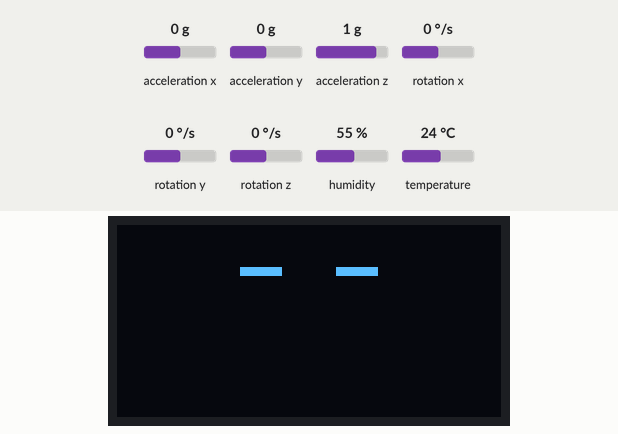
This program was run on a simulated Raspberry Pi Pico running MicroPython. On the bench: 128×64 one-colour display. Wiring (from the project's diagram.json): DHT22 sensor on GP4. The inputs (shaded band) are chosen by the test bench; at power-on: acceleration x 0 g, acceleration y 0 g, acceleration z 1 g, rotation x 0 °/s, rotation y 0 °/s, rotation z 0 °/s, humidity 55 %, temperature 24 °C. Random numbers come from a fixed seed; library files of the repository ran but are not shown: ssd1306.py; what the program prints to the serial console is not drawn.

Above: at 0.6 s.
At 1.5 s:
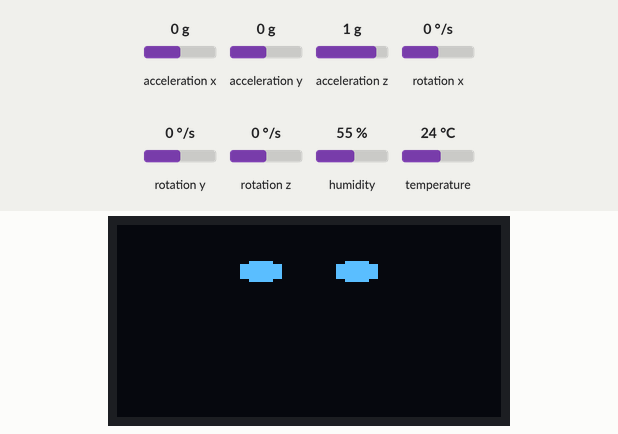
At 2.16 s:
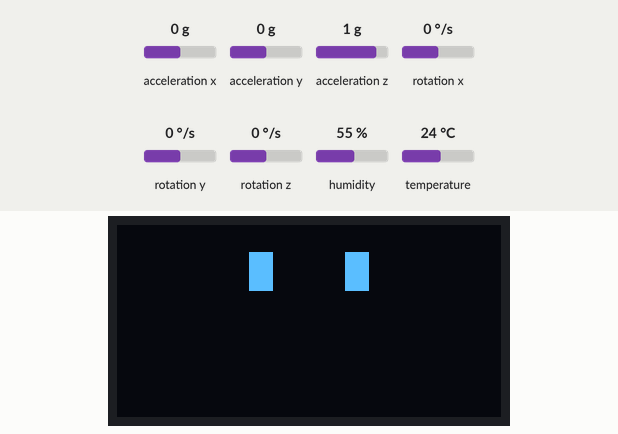
At 39.48 s:
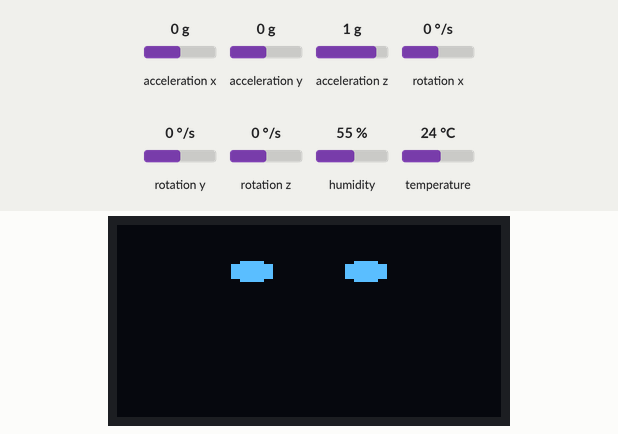

The program:

main.py
```python
# DHT22: Combo temp and humidity sensor
# DS18B20: Temp sensor
# SSD1306: OLED Screen
# LED-BAR-GRAPH: Led bar graph
# Buzzer: Buzzer
# MPU6050: Accelerometer
# PinOut: https://www.raspberrypi.com/documentation/microcontrollers/images/picow-pinout.svg
# https://codepen.io/KjeldSchmidt/pen/KaRPzX

# Animation Imports
from machine import Pin, I2C
from ssd1306 import SSD1306_I2C
import framebuf, time, random
from animations import *
import accel

# Time Imports
import network
import urequests

# Temp imports
from dht import DHT22

tempSensor = DHT22(4)

# TIME
# Connect to network
wlan = network.WLAN(network.STA_IF)
wlan.active(True)

# Fill in your network name (ssid) and password here:
ssid = ''
password = ''
# wlan.connect(ssid, password)

# Animation setup
STATE = "a" # A for awake, S for asleep FIX THIS WHEN YOU SUBMIT IT
WIDTH = 128
HEIGHT= 64
i2c = I2C(0, scl=Pin(17), sda=Pin(16), freq=400000) # 8, 9 are the default values
oled = SSD1306_I2C(WIDTH, HEIGHT, i2c)

# Accelerometer Setup
i2c2 = I2C(1, sda=Pin(10), scl=Pin(11))

# Gonna keep this for debugging
year = 2024
month = 8
date = 7
hour = 7
minute = 59
second = 30

# SLEEP_MINUTE = random.randint(0,30)
# WAKE_MINUTE = random.randint(0,30)
# JUST FOR TESTING
SLEEP_MINUTE = 0
WAKE_MINUTE = 0

# Helper Functions
def getTime(testing=False):
    if not testing:
        url = "https://timeapi.io/api/Time/current/zone?timeZone=Australia/ACT"
        r = urequests.get("http://www.google.com").json()
        year = r["year"]
        month = r["month"]
        date = r["day"]
        hour = r["hour"]
        minute = r["minute"]
        second = r["seconds"]
    else:
        year = 2024
        month = 8
        date = 7
        hour = 7
        minute = 59
        second = 30
    return year, month, date, hour, minute, second

def displayImage(img, sizeX, sizeY):
    oled.fill(0)
    fb = framebuf.FrameBuffer(img, sizeX, sizeY, framebuf.MONO_HLSB) # This means monochrome
    oled.blit(fb, int((WIDTH-sizeX)/2), 0)
    oled.show()

def displayAnimation(stages, sizeX, sizeY, speed=0.01):
    for i in stages:
        time.sleep(speed)
        displayImage(i, sizeX, sizeY)

def getTemp():
    try:
        tempSensor.measure()
        temp = tempSensor.temperature()
        humidity = tempSensor.humidity()
    except Exception as e:
        print("Toundi", e)
        temp, humidity = -1
    return temp, humidity

def checkPickupFall():
    gs = accel.mpu6050_get_accel(i2c2)
    rot = accel.mpu6050_get_gyro(i2c2)
    xg = gs[0]
    yg = gs[1]
    zg = gs[2]
    xrot = rot[0]
    yrot = rot[1]
    zrot = rot[2]
    if zg > 1: # Sudden pick up
        return "panic"
    elif xg > 1 or yg > 1: # Sudden shake
        return "shake"
    elif zrot > 0.5 or zrot < 0.5: # Fallen down
        return "panic"
    else:
        return "NA"

# State functions
def awake(temp, humidity):
    displayImage(EYES, 64, 64)
    if random.randint(0, 100) > 80: # This number works quite well
        displayAnimation(BLINK, 64, 64)
    elif random.randint(0, 100) > 95: # Checking for cold
        if temp < 15:
            for i in range(15):
                displayAnimation(SHIVERING, 64, 64)

def sleep_transition():
    time.sleep(0.5)
    displayImage(SWITCH_TO_SLEEP[0], 64, 64)
    time.sleep(0.5)
    displayImage(SWITCH_TO_SLEEP[1], 64, 64)
    time.sleep(0.2)
    displayImage(SWITCH_TO_SLEEP[2], 64, 64)
    time.sleep(0.1)
    displayImage(SWITCH_TO_SLEEP[3], 64, 64)
    time.sleep(0.3)
    displayImage(SWITCH_TO_SLEEP[4], 64, 64)

def awake_transition():
    time.sleep(0.5)
    displayImage(SWITCH_TO_SLEEP[4], 64, 64)
    time.sleep(0.5)
    displayImage(SWITCH_TO_SLEEP[3], 64, 64)
    time.sleep(0.2)
    displayImage(SWITCH_TO_SLEEP[2], 64, 64)
    time.sleep(0.1)
    displayImage(SWITCH_TO_SLEEP[1], 64, 64)
    time.sleep(0.3)
    displayImage(SWITCH_TO_SLEEP[0], 64, 64)

def sleep():
    displayAnimation(SLEEP, 64, 64, 0.3)

def panic():
    displayAnimation(SHIVERING, 64, 64) # The same animation will work

def managePickupFall():
    stage = checkPickupFall()
    if stage == "NA": # This is first cuz this is gonna be the case most of the time
        return
    elif stage == "panic":
        panic()
    elif stage == "shake":
        dizzy()

oled.fill(0) # CLEAR SCREEN
accel.mpu6050_init(i2c2)
awake_transition()
while True:
    print("Accelerometer:\t", accel.mpu6050_get_accel(i2c2), "g") #Print Accelerometer values (X,Y,Z)
    print("Gyroscope:\t", accel.mpu6050_get_gyro(i2c2), "°/s") #Print Gyroscope values (X,Y,Z)
    temp, humidity = getTemp()
    year, month, date, hour, minute, second = getTime(True)
    if hour >= 22 and minute >= SLEEP_MINUTE: # Sleep!
        if STATE == "a": # Just slept
            sleep_transition()
            WAKE_MINUTE = random.randint(0,30)
            STATE = "s"
        sleep()
    elif hour >= 7 and minute >= WAKE_MINUTE: # Awake!
        if STATE == "s": # Just woke up
            awake_transition()
            SLEEP_MINUTE = random.randint(0,30)
            state = "a"
        awake(temp, humidity)
    else:
        sleep() # Edge case
        STATE = "s"

    managePickupFall()
```

accel.py
```python
#import PIN and I2C from machine library
from machine import Pin, I2C

#Define I2C bus
i2c = I2C(0, sda=Pin(0), scl=Pin(1))

#Device address on the I2C bus
MPU6050_ADDR = 0x68

#PWR_MGMT_1 memory address
MPU6050_PWR_MGMT_1 = 0x6B

#Accelerometer and Gyroscope's high and low register for each axis
MPU6050_ACCEL_XOUT_H = 0x3B
MPU6050_ACCEL_XOUT_L = 0x3C
MPU6050_ACCEL_YOUT_H = 0x3D
MPU6050_ACCEL_YOUT_L = 0x3E
MPU6050_ACCEL_ZOUT_H = 0x3F
MPU6050_ACCEL_ZOUT_L = 0x40
MPU6050_GYRO_XOUT_H = 0x43
MPU6050_GYRO_XOUT_L = 0x44
MPU6050_GYRO_YOUT_H = 0x45
MPU6050_GYRO_YOUT_L = 0x46
MPU6050_GYRO_ZOUT_H = 0x47
MPU6050_GYRO_ZOUT_L = 0x48

#Accelerometer's LSB/g (least significant bits per gravitational force) sensitivity
MPU6050_LSBG = 16384.0

#Gyroscope's LSB/g sensitivity
MPU6050_LSBDS = 131.0


#Set all bits in the PWR_MGMT_1 register to 0
def mpu6050_init(i2c):
    i2c.writeto_mem(MPU6050_ADDR, MPU6050_PWR_MGMT_1, bytes([0]))


def combine_register_values(h, l):
    if not h[0] & 0x80:
        return h[0] << 8 | l[0]
    return -((h[0] ^ 255) << 8) |  (l[0] ^ 255) + 1


#Get Accelerometer values
def mpu6050_get_accel(i2c):
    accel_x_h = i2c.readfrom_mem(MPU6050_ADDR, MPU6050_ACCEL_XOUT_H, 1)
    accel_x_l = i2c.readfrom_mem(MPU6050_ADDR, MPU6050_ACCEL_XOUT_L, 1)
    accel_y_h = i2c.readfrom_mem(MPU6050_ADDR, MPU6050_ACCEL_YOUT_H, 1)
    accel_y_l = i2c.readfrom_mem(MPU6050_ADDR, MPU6050_ACCEL_YOUT_L, 1)
    accel_z_h = i2c.readfrom_mem(MPU6050_ADDR, MPU6050_ACCEL_ZOUT_H, 1)
    accel_z_l = i2c.readfrom_mem(MPU6050_ADDR, MPU6050_ACCEL_ZOUT_L, 1)

    return [combine_register_values(accel_x_h, accel_x_l) / MPU6050_LSBG,
            combine_register_values(accel_y_h, accel_y_l) / MPU6050_LSBG,
            combine_register_values(accel_z_h, accel_z_l) / MPU6050_LSBG]


#Get Gyroscope values
def mpu6050_get_gyro(i2c):
    gyro_x_h = i2c.readfrom_mem(MPU6050_ADDR, MPU6050_GYRO_XOUT_H, 1)
    gyro_x_l = i2c.readfrom_mem(MPU6050_ADDR, MPU6050_GYRO_XOUT_L, 1)
    gyro_y_h = i2c.readfrom_mem(MPU6050_ADDR, MPU6050_GYRO_YOUT_H, 1)
    gyro_y_l = i2c.readfrom_mem(MPU6050_ADDR, MPU6050_GYRO_YOUT_L, 1)
    gyro_z_h = i2c.readfrom_mem(MPU6050_ADDR, MPU6050_GYRO_ZOUT_H, 1)
    gyro_z_l = i2c.readfrom_mem(MPU6050_ADDR, MPU6050_GYRO_ZOUT_L, 1)

    return [combine_register_values(gyro_x_h, gyro_x_l) / MPU6050_LSBDS,
            combine_register_values(gyro_y_h, gyro_y_l) / MPU6050_LSBDS,
            combine_register_values(gyro_z_h, gyro_z_l) / MPU6050_LSBDS]


if __name__ == "__main__":
    i2c = I2C(0, sda=Pin(0), scl=Pin(1))
    mpu6050_init(i2c)

    while True:
        print("Accelerometer:\t", mpu6050_get_accel(i2c), "g") #Print Accelerometer values (X,Y,Z)
        #print("Gyroscope:\t", mpu6050_get_gyro(i2c), "°/s") #Print Gyroscope values (X,Y,Z)
```

Source omitted: animations.py (25193 bytes)

Measured:
- what the display in image 0 shows lasts 0.5 s, from 0.6 s to 1.1 s
